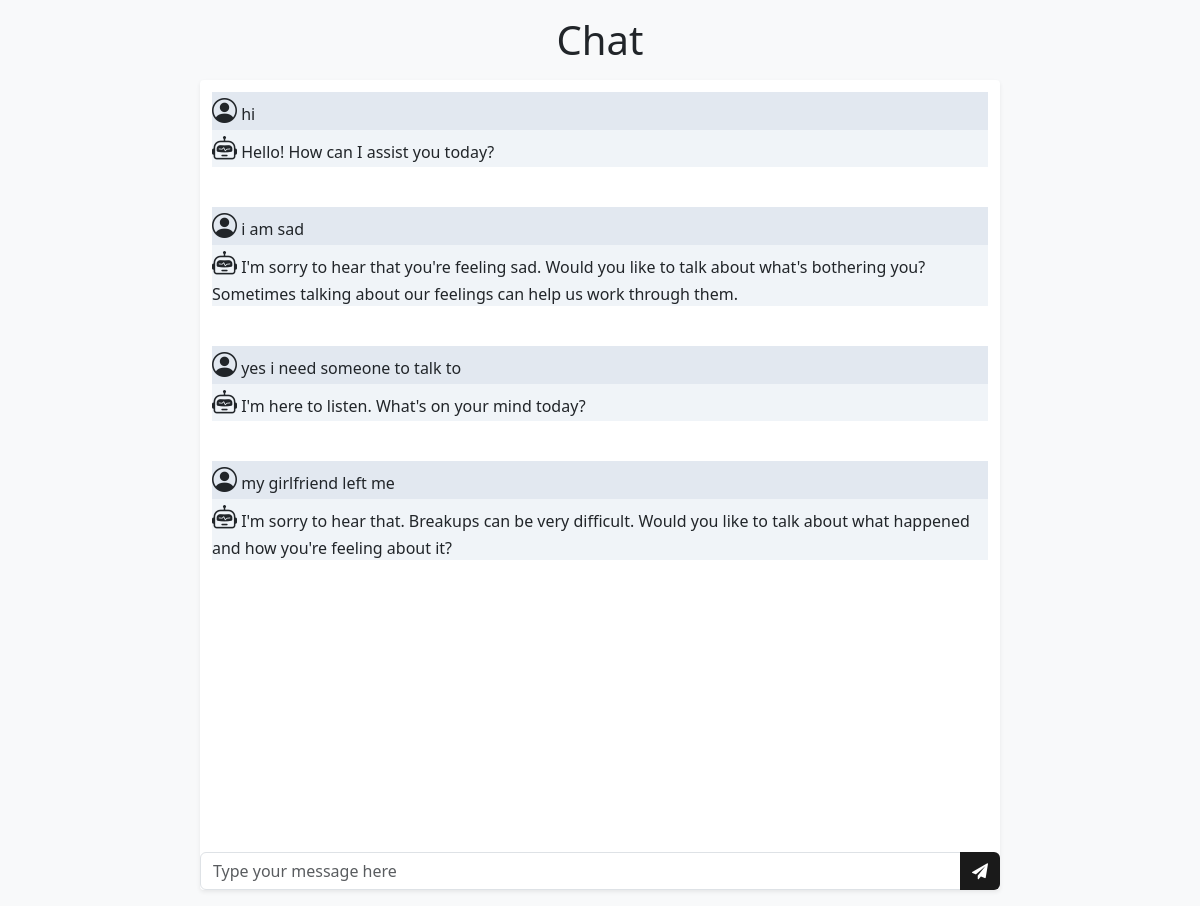
/chat?user_id=21, run on the app's committed database.
### app.py (models this page shows)
class ChatHistory(db.Model):
    id = db.Column(db.Integer, primary_key=True)  # Autogenerated unique ID for each entry
    user_id = db.Column(db.String)  # User ID can repeat across entries
    user_message = db.Column(db.String)
    openai_response = db.Column(db.String)
    cohere_response = db.Column(db.String)

### app.py (the view, shortened to what this page needs)
@app.route('/chat', methods=['GET', 'POST'])
def chat():
    user_id = request.args.get('user_id')
    if not user_id:
        return redirect(url_for('home'))
    history = ''
    if request.method == 'GET':
        history = ChatHistory.query.filter_by(user_id=user_id).all()
    return render_template('chat.html', history=history)

### templates/chat.html (shortened to what this page needs)
<!DOCTYPE html>
<html>
<head>
    <link rel="stylesheet" type="text/css" href="{{ url_for('static', filename='css/styles.css') }}">
    <link href="https://cdn.jsdelivr.net/npm/bootstrap@5.3.0/dist/css/bootstrap.min.css" rel="stylesheet">
    <link rel="stylesheet" href="https://cdn.jsdelivr.net/npm/bootstrap-icons@1.10.2/font/bootstrap-icons.css">
    <link rel="stylesheet" href="https://cdnjs.cloudflare.com/ajax/libs/font-awesome/4.7.0/css/font-awesome.min.css">
</head>
<body class="container mt-3">
<h1 class="text-center mb-3">Chat</h1>
<div class="bg-white rounded-md shadow-sm mx-auto" style="max-width:800px;">
    <div id="history">
        {% for interaction in history %}
        <div class="message">
            <div class="user-message">
                <i class="bi bi-person-circle" style="font-size: 25px;"></i>
                <span>{{ interaction.user_message }}</span>
            </div>
            <div class="bot-message">
                <i class="bi bi-robot" style="font-size: 25px;"></i>
                <span>{{ interaction.openai_response }}</span>
            </div>
        </div>
        {% endfor %}
    </div>
    <br>
    <br>
    <br>
    <br>
    <br>
    <br>
    <br>
    <br>
    <br>
    <br>
    <br>
    <form method="POST" class="mb-3">
        <div class="input-group">
            <input type="text" class="form-control" name="message" placeholder="Type your message here" required>
            <button type="submit" class="btn btn-primary"><i class="fa fa-paper-plane" aria-hidden="true"></i></button>
        </div>
    </form>
</div>
</body>
</html>

### static/css/styles.css (style rules this page uses)
body { font-family: Arial, sans-serif; }

### templates/chat.html (style rules this page uses)
body { background-color: #f8f9fa; }
.bg-white { background-color: white; }
.rounded-md { border-radius: 0.25rem; }
.shadow-sm { box-shadow: 0 0.125rem 0.25rem rgba(0, 0, 0, 0.075); }
.mx-auto { margin-right: auto; margin-left: auto; }
.text-center { text-align: center; }
.mb-3 { margin-bottom: 1rem; }
.message { margin-bottom: 1rem; padding: 0.75rem; border-radius: 0.25rem; }
.user-message { background-color: #e2e8f0; }
.bot-message { background-color: #f0f4f8; }
.form-control { border-top-right-radius: 0; border-bottom-right-radius: 0; }
.btn-primary { border-top-left-radius: 0; border-bottom-left-radius: 0; border: none; background-color: #1a1a1a; }

### data on the page
ChatHistory: user_message "hi", openai_response "Hello! How can I assist you today?"
ChatHistory: user_message "i am sad", openai_response "I'm sorry to hear that you're feeling sad. Would you like to talk about what's bothering you? Sometimes talking about our feelings can help us work through them."
ChatHistory: user_message "yes i need someone to talk to", openai_response "I'm here to listen. What's on your mind today?"
ChatHistory: user_message "my girlfriend left me", openai_response "I'm sorry to hear that. Breakups can be very difficult. Would you like to talk about what happened and how you're feeling about it?"
